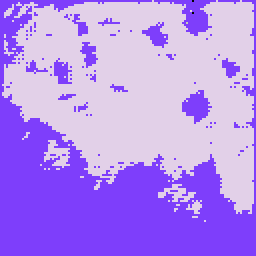
#> input picture gq-segmented-terrain/gq-001.tiff, 128 x 128 px, found by its file name (shown 2 times larger)
$ python test.py
#> lines starting #> are read from the running program, lines starting #| are printed output that depends on the picture
import numpy as np
import matplotlib.pyplot as plt
import cv2
import os


img1 = cv2.imread('/home/anirud/Desktop/SemanticSeg/gq-segmented-terrain/gq-001.tiff', cv2.IMREAD_UNCHANGED)
#> img1 is the input picture: shape (128, 128) int32; 4 distinct labels, from 0 to 7
img2 = cv2.imread('/home/anirud/Desktop/SemanticSeg/gq-segmented-terrain/gq-002.tiff', cv2.IMREAD_UNCHANGED)
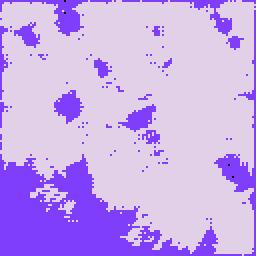
#> input picture gq-segmented-terrain/gq-002.tiff, 128 x 128 px, found by its file name (shown 2 times larger)
#> img2 is the input picture: shape (128, 128) int32; 4 distinct labels, from 0 to 7
img3 = cv2.imread('/home/anirud/Desktop/SemanticSeg/gq-segmented-terrain/gq-003.tiff', cv2.IMREAD_UNCHANGED)
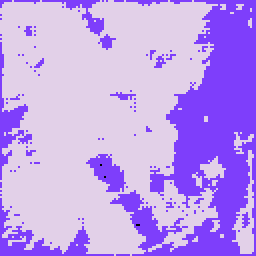
#> input picture gq-segmented-terrain/gq-003.tiff, 128 x 128 px, found by its file name (shown 2 times larger)
#> img3 is the input picture: shape (128, 128) int32; 3 distinct labels, from 0 to 7
img4 = cv2.imread('/home/anirud/Desktop/SemanticSeg/gq-segmented-terrain/gq-004.tiff', cv2.IMREAD_UNCHANGED)
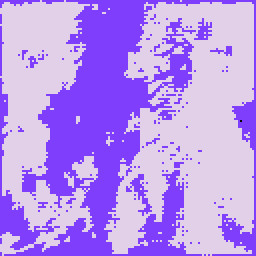
#> input picture gq-segmented-terrain/gq-004.tiff, 128 x 128 px, found by its file name (shown 2 times larger)
#> img4 is the input picture: shape (128, 128) int32; 3 distinct labels, from 0 to 7
img5 = cv2.imread('/home/anirud/Desktop/SemanticSeg/gq-segmented-terrain/gq-005.tiff', cv2.IMREAD_UNCHANGED)
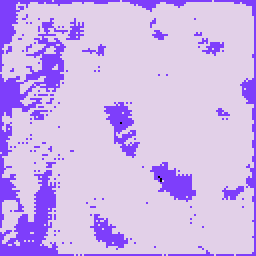
#> input picture gq-segmented-terrain/gq-005.tiff, 128 x 128 px, found by its file name (shown 2 times larger)
#> img5 is the input picture: shape (128, 128) int32; 3 distinct labels, from 0 to 7
img6 = cv2.imread('/home/anirud/Desktop/SemanticSeg/gq-segmented-terrain/gq-006.tiff', cv2.IMREAD_UNCHANGED)
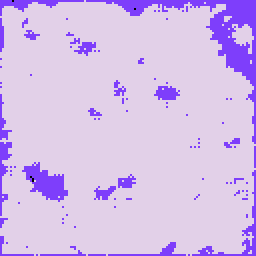
#> input picture gq-segmented-terrain/gq-006.tiff, 128 x 128 px, found by its file name (shown 2 times larger)
#> img6 is the input picture: shape (128, 128) int32; 3 distinct labels, from 0 to 7

path = '/home/anirud/Desktop/SemanticSeg/gq-segmented-terrain/'

patch_size = 128
overlap = 64
num_rows = 7
num_cols = 7
total_patches = 49

stitched_height = (patch_size-overlap) * (num_rows-1) + patch_size
stitched_width = (patch_size-overlap) * (num_cols-1) + patch_size

stitched_image = np.zeros((stitched_height, stitched_width))

for idx in range(total_patches):
    row_idx = idx // num_rows
    col_idx = idx % num_cols

    if idx < 9:
        patch_path = os.path.join(path, f"gq-00{idx+1}.tiff")
        print('patch_path: ', patch_path)
    elif idx < 99:
        patch_path = os.path.join(path, f"gq-0{idx+1}.tiff")
    else:
        raise Exception("implement this")

    segmented_patch = cv2.imread(patch_path, cv2.IMREAD_UNCHANGED)

    start_row = row_idx * (patch_size - overlap)
    start_col = col_idx * (patch_size - overlap)
    end_row = start_row + patch_size
    end_col = start_col + patch_size
    #print('stitched_image[end_col]: ',stitched_image[end_col])
    stitched_image[start_row:end_row, start_col:end_col] = segmented_patch
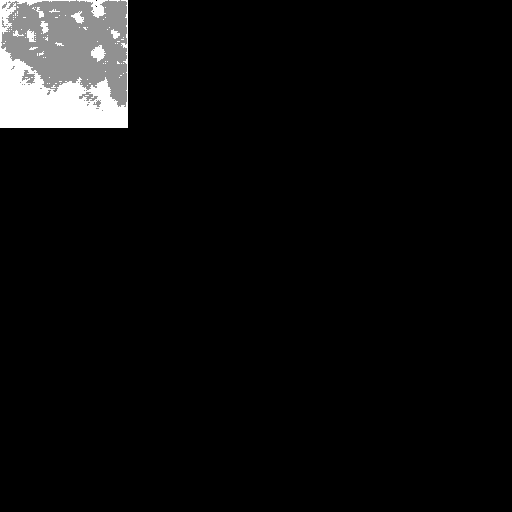
#> stitched_image: shape (512, 512) float64; min 0, max 7, mean 0.335; drawn with min black and max white


plt.imshow(stitched_image)
plt.show()
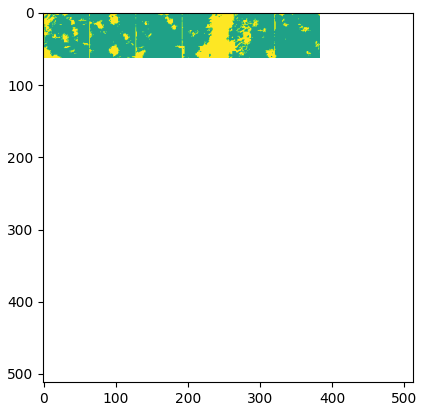
#> figure drawn by matplotlib, 1 panel

# [18 lines of commented-out code are left out]
